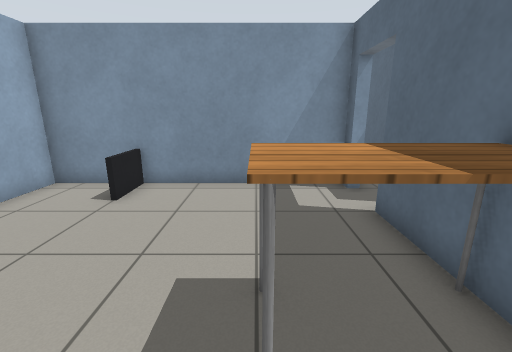
view 1 (above)

24 first-person views from a walk through a Gazebo world. The camera is 1.2 m above the floor, tilts 14° down and sees 90° across. The floor is counted in squares, 0.5 m on a side. Each view is taken from the middle of a square. On the plan, view 1 faces up. The plan holds only what a view shows up to about 17 squares ahead; the rest is blank. Gazebo's built-in surfaces are drawn with simple patterns. Simple shapes stand in for some stock models.

view 2
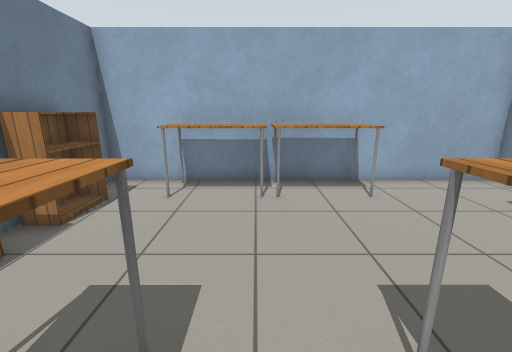

view 3
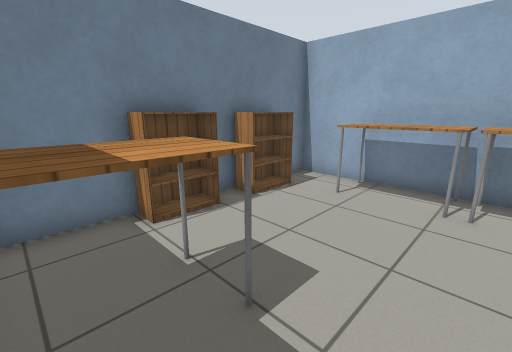

view 4
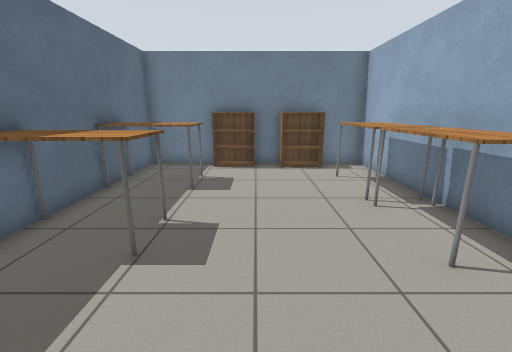

view 5
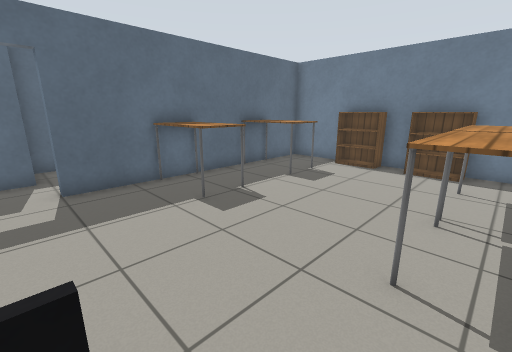

view 6
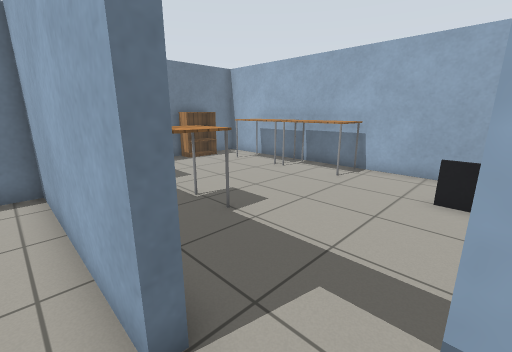

view 7
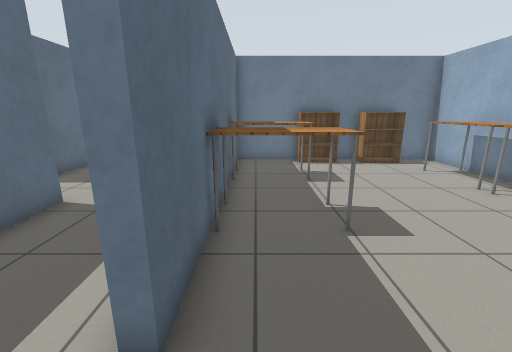

view 8
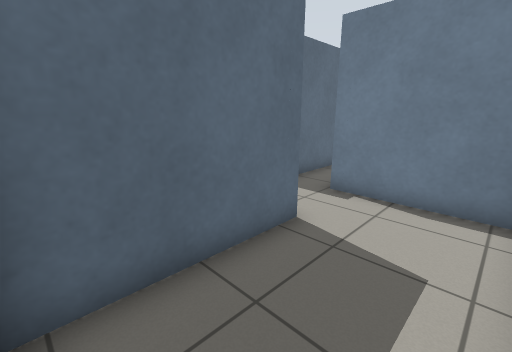

view 9
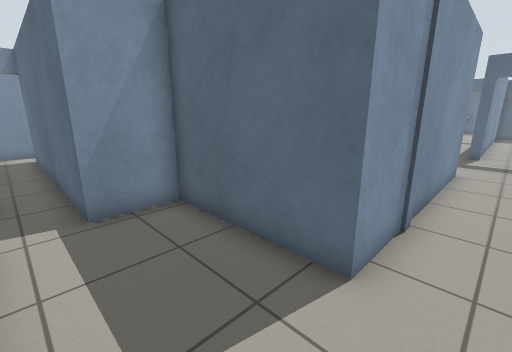

view 10
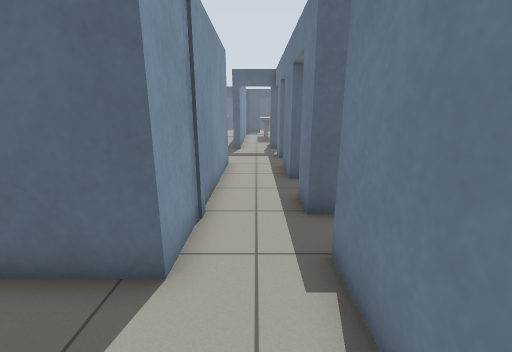

view 11
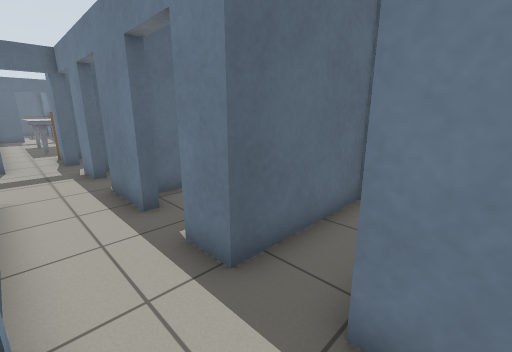

view 12
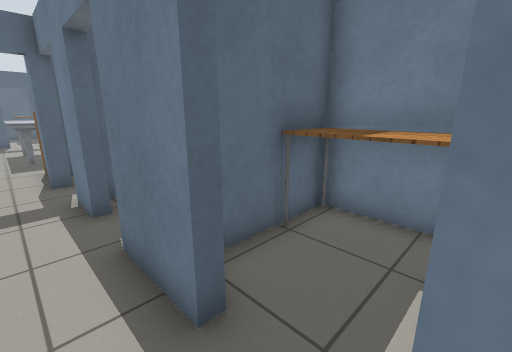

view 13
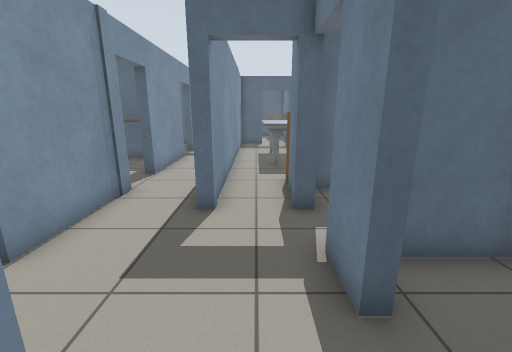

view 14
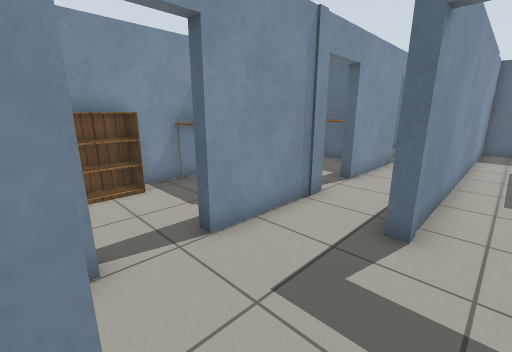

view 15
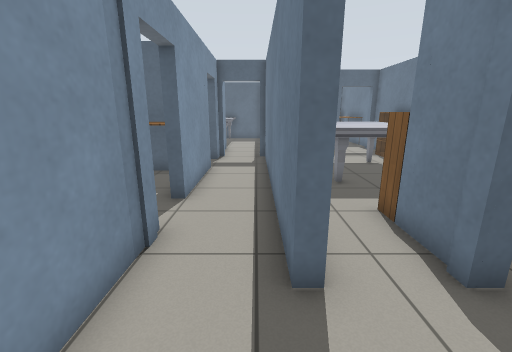

view 16
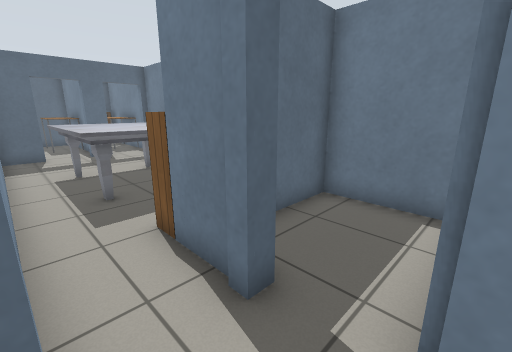

view 17
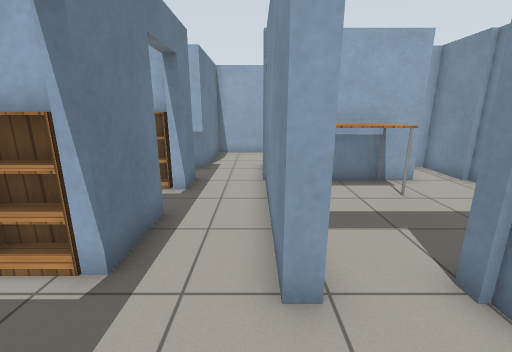

view 18
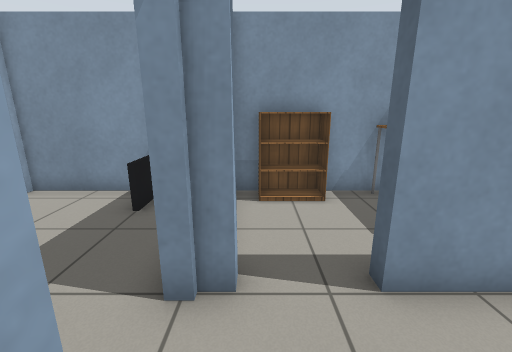

view 19
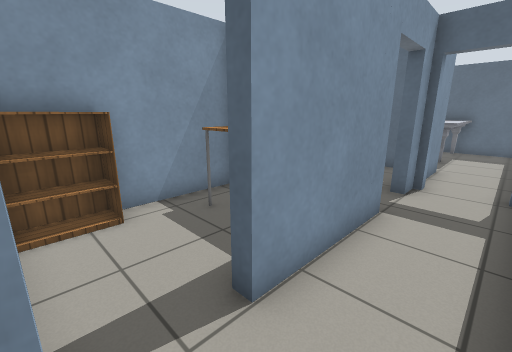

view 20
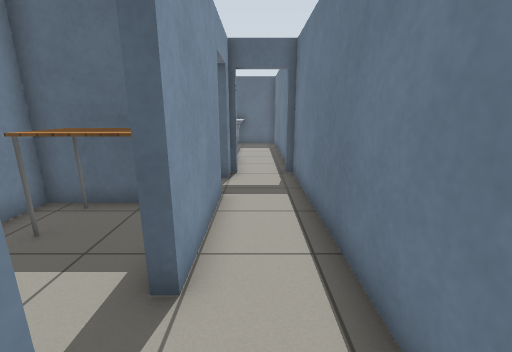

view 21
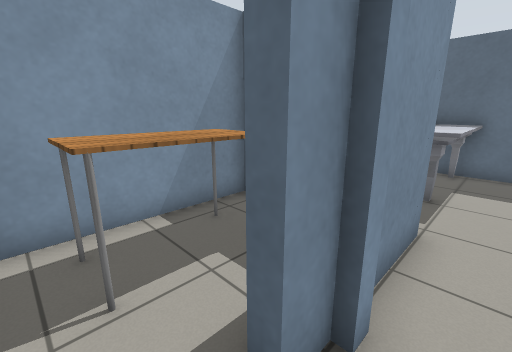

view 22
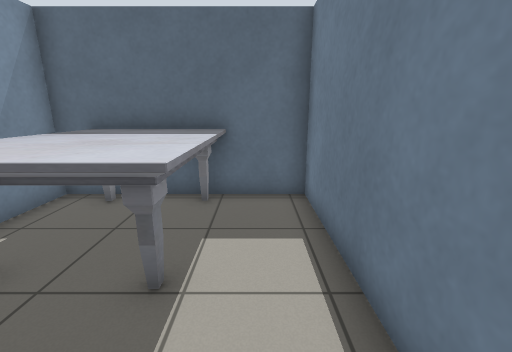

view 23
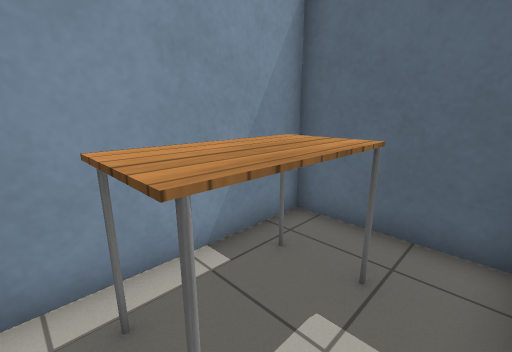

view 24
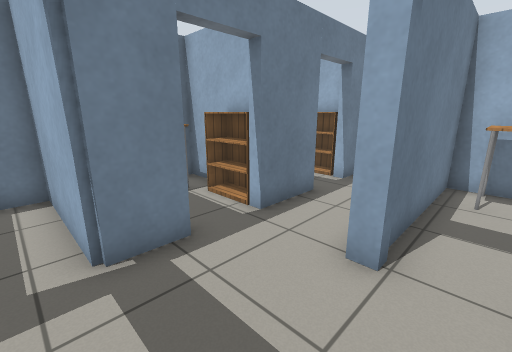

### Floor plan
Ten units are one square. View 1 is at (0, 0); x grows to the right and y downward. Boxes are objects, and circles mark ways between rooms. Rooms are numbered by the first view taken in them; rooms with no view inside come last. Other rooms are left out.
<svg viewBox="-75 -165 505 229">
<path fill="none" stroke="#000" d="M30 -80 30 -87 -70 -87 -70 52 30 52 30 -60M34 -60 34 13 79 13M85 -13 73 -13 73 -64 51 -64 51 -160M98 59 98 13 112 13M79 13 79 18M132 13 156 13M162 -13 85 -13M176 13 193 13M230 -40 187 -40M211 -11 211 -15 322 -15 322 -17M167 -40 161 -40M294 -40 250 -40M162 -17 162 -13M323 -40 313 -40M356 -40 334 -40M424 -87 402 -87M346 -15 423 -15 423 -35M322 -17 326 -17M352 -46 352 -87 296 -87M139 -87 99 -87M100 -67 100 -17 162 -17M286 -56 286 -87 230 -87M193 13 193 58 229 58 229 16M117 58 143 58M143 35 143 21M102 19 102 31"/>
<rect x="-65" y="-5" width="20" height="40" fill="#bbb"><title>table</title></rect>
<rect x="-65" y="-45" width="20" height="40" fill="#bbb"><title>table</title></rect>
<rect x="-55" y="35" width="30" height="20" fill="#bbb"><title>bookshelf</title></rect>
<rect x="-45" y="-85" width="10" height="20" fill="#bbb"><title>TV</title></rect>
<rect x="-25" y="35" width="30" height="20" fill="#bbb"><title>bookshelf</title></rect>
<rect x="-5" y="5" width="30" height="30" fill="#bbb"><title>table</title></rect>
<rect x="-5" y="-35" width="30" height="20" fill="#bbb"><title>table</title></rect>
<rect x="365" y="-85" width="60" height="50" fill="#bbb"><title>marble table</title></rect>
<rect x="305" y="-85" width="30" height="30" fill="#bbb"><title>table</title></rect>
<rect x="105" y="-55" width="20" height="30" fill="#bbb"><title>table</title></rect>
<rect x="135" y="-85" width="10" height="20" fill="#bbb"><title>TV</title></rect>
<rect x="225" y="-85" width="30" height="10" fill="#bbb"><title>bookshelf</title></rect>
<rect x="265" y="-75" width="20" height="30" fill="#bbb"><title>table</title></rect>
<rect x="105" y="15" width="10" height="30" fill="#bbb"><title>bookshelf</title></rect>
<rect x="115" y="35" width="30" height="20" fill="#bbb"><title>table</title></rect>
<circle cx="30" cy="-70" r="3" fill="#2a7"/>
<circle cx="80" cy="0" r="3" fill="#2a7"/>
<circle cx="185" cy="-10" r="3" fill="#2a7"/>
<circle cx="206" cy="6" r="3" fill="#2a7"/>
<circle cx="125" cy="15" r="3" fill="#2a7"/>
<circle cx="320" cy="-25" r="3" fill="#2a7"/>
<circle cx="305" cy="-40" r="3" fill="#2a7"/>
<circle cx="160" cy="-25" r="3" fill="#2a7"/>
<circle cx="240" cy="-40" r="3" fill="#2a7"/>
<text x="-20" y="-20">1</text>
<text x="50" y="-50">2</text>
<text x="90" y="40">3</text>
<text x="230" y="-20">4</text>
<text x="390" y="-50">5</text>
<text x="320" y="-60">6</text>
<text x="130" y="-60">7</text>
<text x="260" y="-70">8</text>
<text x="210" y="40">9</text>
<text x="120" y="40">10</text>
</svg>
Room 1 opens to room 2. Room 2 opens to room 3. Room 3 opens to room 4. Room 3 opens to room 9. Room 3 opens to room 10. Room 4 opens to room 5. Room 4 opens to room 6. Room 4 opens to room 7. Room 4 opens to room 8.

Where each view was taken, in squares from view 1:
view 1: 0 up, 0 right, facing up
view 2: 0 up, 2 right, facing left
view 3: 1 up, 2 right, facing down-left
view 4: 7 up, 2 left, facing down
view 5: 7 up, 6 left, facing down-right
view 6: 8 up, 4 right, facing down-left
view 7: 8 up, 2 right, facing down
view 8: 6 up, 4 right, facing down-right
view 9: 0 up, 4 right, facing up-right
view 10: 0 up, 4 right, facing right
view 11: 1 up, 7 right, facing down-right
view 12: 0 up, 11 right, facing down-right
view 13: 0 up, 15 right, facing right
view 14: 0 up, 16 right, facing up-right
view 15: 2 up, 18 right, facing right
view 16: 1 up, 19 right, facing down-right
view 17: 1 up, 19 right, facing left
view 18: 1 up, 17 right, facing up
view 19: 2 up, 23 right, facing up-right
view 20: 3 up, 22 right, facing right
view 21: 3 up, 30 right, facing up-right
view 22: 3 up, 35 right, facing right
view 23: 5 up, 30 right, facing up-right
view 24: 3 up, 20 right, facing down-left
